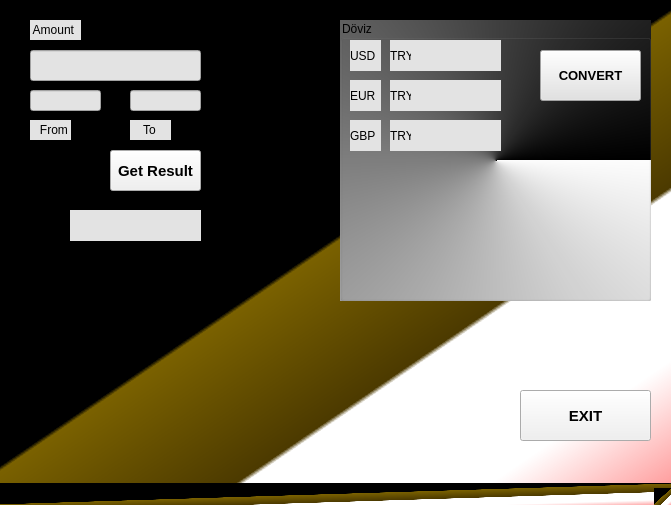
<?xml version="1.0" encoding="UTF-8"?>
<ui version="4.0">
 <class>MainWindow</class>
 <widget class="QMainWindow" name="MainWindow">
  <property name="geometry">
   <rect>
    <x>0</x>
    <y>0</y>
    <width>671</width>
    <height>505</height>
   </rect>
  </property>
  <property name="font">
   <font>
    <pointsize>11</pointsize>
   </font>
  </property>
  <property name="mouseTracking">
   <bool>false</bool>
  </property>
  <property name="tabletTracking">
   <bool>false</bool>
  </property>
  <property name="windowTitle">
   <string>MainWindow</string>
  </property>
  <property name="windowOpacity">
   <double>1.000000000000000</double>
  </property>
  <property name="styleSheet">
   <string notr="true">background-color: qlineargradient(spread:pad, x1:0.39188, y1:0.358, x2:1, y2:1, stop:0 rgba(0, 0, 0, 255), stop:0.19397 rgba(0, 0, 0, 255), stop:0.202312 rgba(122, 97, 0, 255), stop:0.495514 rgba(76, 58, 0, 255), stop:0.504819 rgba(255, 255, 255, 255), stop:0.79 rgba(255, 255, 255, 255), stop:1 rgba(255, 158, 158, 255));</string>
  </property>
  <widget class="QWidget" name="centralwidget">
   <widget class="QPushButton" name="btnExit">
    <property name="geometry">
     <rect>
      <x>520</x>
      <y>390</y>
      <width>131</width>
      <height>51</height>
     </rect>
    </property>
    <property name="font">
     <font>
      <pointsize>11</pointsize>
      <weight>75</weight>
      <bold>true</bold>
      <underline>false</underline>
     </font>
    </property>
    <property name="styleSheet">
     <string notr="true">background-color: rgb(240, 240, 240);</string>
    </property>
    <property name="text">
     <string>EXIT</string>
    </property>
   </widget>
   <widget class="QGroupBox" name="groupDoviz">
    <property name="geometry">
     <rect>
      <x>340</x>
      <y>20</y>
      <width>311</width>
      <height>281</height>
     </rect>
    </property>
    <property name="styleSheet">
     <string notr="true">background-color: qconicalgradient(cx:0.5, cy:0.5, angle:0, stop:0 rgba(0, 0, 0, 255), stop:1 rgba(255, 255, 255, 255));</string>
    </property>
    <property name="title">
     <string>Döviz</string>
    </property>
    <widget class="QLabel" name="lblEur">
     <property name="geometry">
      <rect>
       <x>10</x>
       <y>60</y>
       <width>31</width>
       <height>31</height>
      </rect>
     </property>
     <property name="styleSheet">
      <string notr="true">background-color: rgb(227, 227, 227);</string>
     </property>
     <property name="text">
      <string>EUR</string>
     </property>
    </widget>
    <widget class="QLabel" name="lblUsd">
     <property name="geometry">
      <rect>
       <x>10</x>
       <y>20</y>
       <width>31</width>
       <height>31</height>
      </rect>
     </property>
     <property name="styleSheet">
      <string notr="true">background-color: rgb(227, 227, 227);</string>
     </property>
     <property name="text">
      <string>USD</string>
     </property>
    </widget>
    <widget class="QLabel" name="lblGbp">
     <property name="geometry">
      <rect>
       <x>10</x>
       <y>100</y>
       <width>31</width>
       <height>31</height>
      </rect>
     </property>
     <property name="styleSheet">
      <string notr="true">background-color: rgb(227, 227, 227);</string>
     </property>
     <property name="text">
      <string>GBP</string>
     </property>
    </widget>
    <widget class="QLabel" name="lblUsdTry">
     <property name="geometry">
      <rect>
       <x>70</x>
       <y>20</y>
       <width>91</width>
       <height>31</height>
      </rect>
     </property>
     <property name="styleSheet">
      <string notr="true">background-color: rgb(227, 227, 227);</string>
     </property>
     <property name="text">
      <string/>
     </property>
    </widget>
    <widget class="QLabel" name="lblEurTry">
     <property name="geometry">
      <rect>
       <x>70</x>
       <y>60</y>
       <width>91</width>
       <height>31</height>
      </rect>
     </property>
     <property name="styleSheet">
      <string notr="true">background-color: rgb(227, 227, 227);</string>
     </property>
     <property name="text">
      <string/>
     </property>
    </widget>
    <widget class="QLabel" name="lblGbpTry">
     <property name="geometry">
      <rect>
       <x>70</x>
       <y>100</y>
       <width>91</width>
       <height>31</height>
      </rect>
     </property>
     <property name="styleSheet">
      <string notr="true">background-color: rgb(227, 227, 227);</string>
     </property>
     <property name="text">
      <string/>
     </property>
    </widget>
    <widget class="QPushButton" name="btnConvert">
     <property name="geometry">
      <rect>
       <x>200</x>
       <y>30</y>
       <width>101</width>
       <height>51</height>
      </rect>
     </property>
     <property name="font">
      <font>
       <pointsize>10</pointsize>
       <weight>75</weight>
       <bold>true</bold>
      </font>
     </property>
     <property name="styleSheet">
      <string notr="true">background-color: rgb(226, 226, 226);</string>
     </property>
     <property name="text">
      <string>CONVERT</string>
     </property>
    </widget>
    <widget class="QLabel" name="lblSlot1">
     <property name="geometry">
      <rect>
       <x>50</x>
       <y>20</y>
       <width>21</width>
       <height>31</height>
      </rect>
     </property>
     <property name="styleSheet">
      <string notr="true">background-color: rgb(227, 227, 227);</string>
     </property>
     <property name="text">
      <string>TRY</string>
     </property>
    </widget>
    <widget class="QLabel" name="lblSlot2">
     <property name="geometry">
      <rect>
       <x>50</x>
       <y>60</y>
       <width>21</width>
       <height>31</height>
      </rect>
     </property>
     <property name="styleSheet">
      <string notr="true">background-color: rgb(227, 227, 227);</string>
     </property>
     <property name="text">
      <string>TRY</string>
     </property>
    </widget>
    <widget class="QLabel" name="lblSlot3">
     <property name="geometry">
      <rect>
       <x>50</x>
       <y>100</y>
       <width>21</width>
       <height>31</height>
      </rect>
     </property>
     <property name="styleSheet">
      <string notr="true">background-color: rgb(227, 227, 227);</string>
     </property>
     <property name="text">
      <string>TRY</string>
     </property>
    </widget>
   </widget>
   <widget class="QLineEdit" name="txtMiktar">
    <property name="geometry">
     <rect>
      <x>30</x>
      <y>50</y>
      <width>171</width>
      <height>31</height>
     </rect>
    </property>
    <property name="font">
     <font>
      <pointsize>11</pointsize>
     </font>
    </property>
    <property name="styleSheet">
     <string notr="true">background-color: rgb(227, 227, 227);</string>
    </property>
   </widget>
   <widget class="QLineEdit" name="txtAlnan">
    <property name="geometry">
     <rect>
      <x>130</x>
      <y>90</y>
      <width>71</width>
      <height>21</height>
     </rect>
    </property>
    <property name="font">
     <font>
      <pointsize>11</pointsize>
      <weight>50</weight>
      <bold>false</bold>
     </font>
    </property>
    <property name="styleSheet">
     <string notr="true">background-color: rgb(227, 227, 227);</string>
    </property>
    <property name="text">
     <string/>
    </property>
   </widget>
   <widget class="QLineEdit" name="txtSatilan">
    <property name="geometry">
     <rect>
      <x>30</x>
      <y>90</y>
      <width>71</width>
      <height>21</height>
     </rect>
    </property>
    <property name="font">
     <font>
      <pointsize>11</pointsize>
      <weight>50</weight>
      <bold>false</bold>
     </font>
    </property>
    <property name="styleSheet">
     <string notr="true">background-color: rgb(227, 227, 227);</string>
    </property>
    <property name="text">
     <string/>
    </property>
   </widget>
   <widget class="QLabel" name="label_6">
    <property name="geometry">
     <rect>
      <x>130</x>
      <y>120</y>
      <width>41</width>
      <height>20</height>
     </rect>
    </property>
    <property name="styleSheet">
     <string notr="true">background-color: rgb(227, 227, 227);</string>
    </property>
    <property name="text">
     <string>    To</string>
    </property>
   </widget>
   <widget class="QLabel" name="label_5">
    <property name="geometry">
     <rect>
      <x>30</x>
      <y>120</y>
      <width>41</width>
      <height>20</height>
     </rect>
    </property>
    <property name="styleSheet">
     <string notr="true">background-color: rgb(227, 227, 227);</string>
    </property>
    <property name="text">
     <string>   From</string>
    </property>
   </widget>
   <widget class="QPushButton" name="btnCevir">
    <property name="geometry">
     <rect>
      <x>110</x>
      <y>150</y>
      <width>91</width>
      <height>41</height>
     </rect>
    </property>
    <property name="font">
     <font>
      <pointsize>11</pointsize>
      <weight>75</weight>
      <bold>true</bold>
      <underline>false</underline>
      <stylestrategy>PreferDefault</stylestrategy>
     </font>
    </property>
    <property name="styleSheet">
     <string notr="true">background-color: rgb(240, 240, 240);</string>
    </property>
    <property name="text">
     <string>Get Result</string>
    </property>
   </widget>
   <widget class="QLabel" name="lblSonuc">
    <property name="geometry">
     <rect>
      <x>70</x>
      <y>210</y>
      <width>131</width>
      <height>31</height>
     </rect>
    </property>
    <property name="font">
     <font>
      <pointsize>11</pointsize>
     </font>
    </property>
    <property name="styleSheet">
     <string notr="true">background-color: rgb(227, 227, 227);</string>
    </property>
    <property name="text">
     <string/>
    </property>
   </widget>
   <widget class="QLabel" name="label_7">
    <property name="geometry">
     <rect>
      <x>30</x>
      <y>20</y>
      <width>51</width>
      <height>20</height>
     </rect>
    </property>
    <property name="styleSheet">
     <string notr="true">background-color: rgb(227, 227, 227);</string>
    </property>
    <property name="text">
     <string> Amount</string>
    </property>
   </widget>
  </widget>
  <widget class="QMenuBar" name="menubar">
   <property name="geometry">
    <rect>
     <x>0</x>
     <y>0</y>
     <width>671</width>
     <height>21</height>
    </rect>
   </property>
  </widget>
  <widget class="QStatusBar" name="statusbar"/>
 </widget>
 <resources/>
 <connections/>
</ui>
